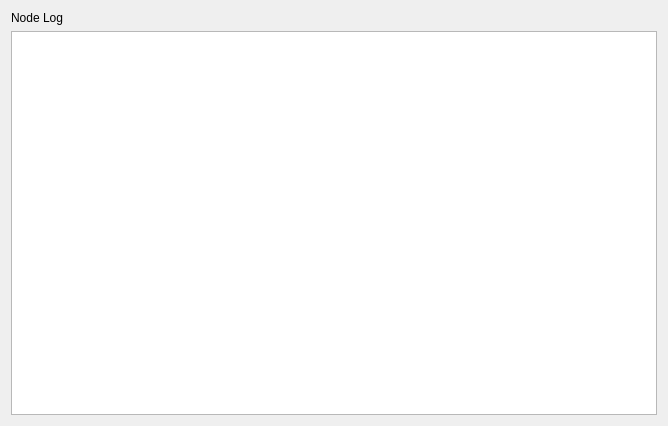
<?xml version="1.0" encoding="UTF-8"?>
<ui version="4.0">
 <class>NodeLog</class>
 <widget class="QWidget" name="NodeLog">
  <property name="geometry">
   <rect>
    <x>0</x>
    <y>0</y>
    <width>668</width>
    <height>426</height>
   </rect>
  </property>
  <property name="windowTitle">
   <string>NodeLog</string>
  </property>
  <layout class="QVBoxLayout" name="verticalLayout">
   <item>
    <widget class="QLabel" name="label">
     <property name="text">
      <string>Node Log</string>
     </property>
    </widget>
   </item>
   <item>
    <widget class="QPlainTextEdit" name="plainTextEdit"/>
   </item>
  </layout>
 </widget>
 <layoutdefault spacing="6" margin="11"/>
 <resources/>
 <connections/>
</ui>
